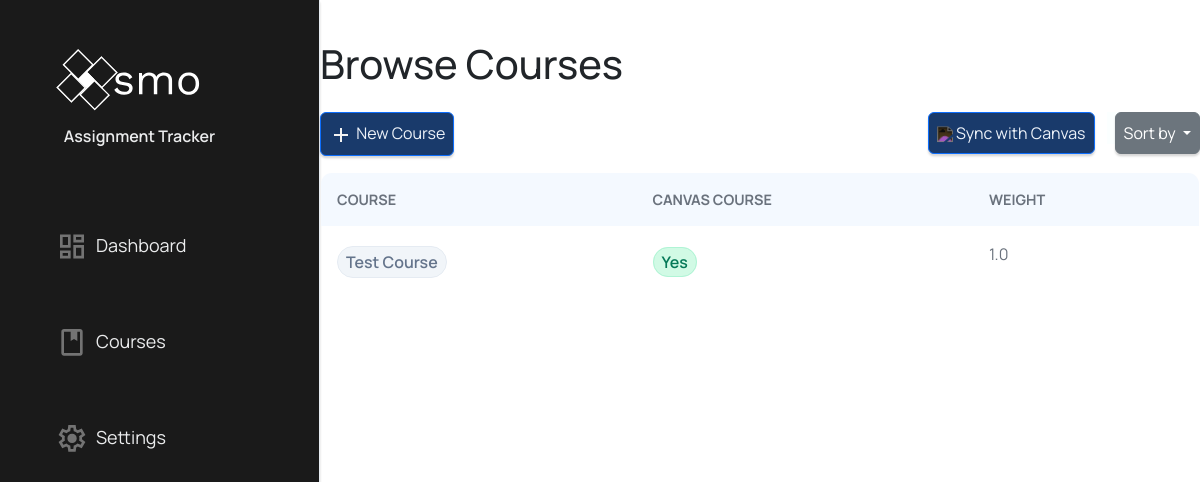
The page /dashboard/course/ (signed in) on the database as committed earlier.
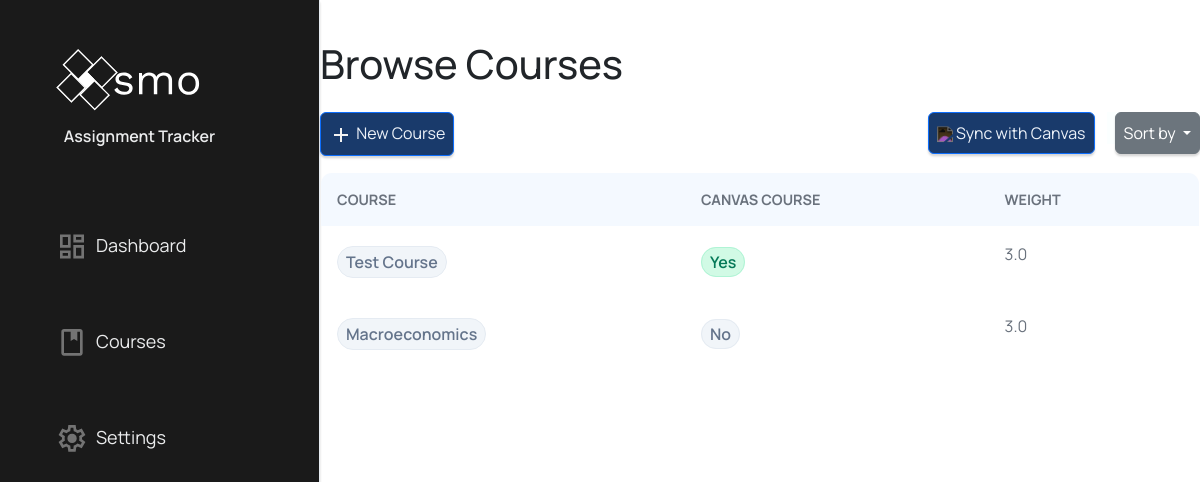
The same page on the database as committed later.
### models/courses.py (models this page shows, shortened)
class Course(db.Model):
    __tablename__ = "courses"
    assignments = db.relationship("Assignment",
                                  back_populates="course",
                                  foreign_keys="Assignment.course_id",
                                  primaryjoin = "Course.course_id == Assignment.course_id"
                                  )
    course_id = db.Column(
        "course_id",
        db.Integer,
        primary_key=True,
        autoincrement=True
    )
    user_id = db.Column(
        "user_id",
        db.Integer,
        db.ForeignKey("users.user_id"),
        nullable=False
    )
    course_name = db.Column(
        "course_name",
        db.Text,
        nullable=False
    )
    canvas_course_id = db.Column(
        "canvas_course_id",
        db.Integer,
        nullable=True
    )
    workflow_state = db.Column(
        "workflow_state",
        db.Text,
        nullable=True
    )
    time_zone = db.Column(
        "time_zone",
        db.Text,
        nullable=True
    )
    last_sync = db.Column(
        "last_sync",
        db.Text,
        nullable=True
    )
    canvas_base_url = db.Column(
        "canvas_base_url",
        db.Text,
        nullable=True
    )
    weight = db.Column(
        "weight",
        db.Float,
        default=1.0,
        nullable=False
    )

### Website/Courses/courseManager.py (the view)
@courses_bp.route("/", methods=["POST", "GET"])
@login_required
def course():
    user_id = current_user.user_id
    repo = CourseRepo()
    deleteForm = DeleteCourseForm()
    weightForm = CourseWeightForm()
    courseForm = CourseCreateForm()
    sort_key = (request.args.get("sort") or "default").strip().lower()
    if sort_key is None:
        sort_key = "default"
    SORT_MAP = {
    "default"   : repo.getAllCoursesById,
    "name"      : repo.get_SortedByName_Course,
    "weight"       : repo.get_SortedByWeight_Course,
    }
    courses = SORT_MAP.get(sort_key, repo.getAllCoursesById)(user_id)
    return render_template("course.jinja2", courses=courses, form=courseForm, deleteForm=deleteForm, weightForm=weightForm)

### Website/Login/login.py (called while the page is built)
@loginManager.user_loader
def load_user(user_id):
    return repo.getUserById(user_id=user_id)

### repositories/courseRepo.py (called while the page is built)
    def getAllCoursesById(self, user_id):
        return (Course.query
                .filter_by(user_id = user_id)
                .all())

### repositories/userRepo.py (called while the page is built)
    def getUserById(self, user_id):
        user = User.query.filter_by(user_id=user_id).first()
        if user is not None:
            return user
        else:
            return None

### Website/Courses/templates/course.jinja2 (shortened to what this page needs)
{% extends "base.html" %}
{% block content %}
    <link rel="stylesheet" type="text/css" href="{{ url_for('static', filename='course.css') }}">
    <link rel="stylesheet" type="text/css" href="{{ url_for('static', filename='button.css') }}">
    <link rel="stylesheet" type="text/css" href="{{ url_for('static', filename='modal.css') }}">
<div class="toast-container position-fixed top-0 end-0 p-3">
</div>
    <div class="container h-100 w-100">
        <div class="col w-100">
            <div class="row">
                <h1 class="p-0">Browse Courses</h1>
            </div>
            <div class="row mt-3 mb-3">
                <div class="w-auto p-0">
                    <button type="button" onclick=showCreateModal() class="btn btn-primary">
                        <img class="create-img" src="{{ url_for('static', filename='/images/navbar/add.svg') }}">
                        New Course
                    </button>
                </div>
                <div class="w-auto ms-auto pr-0">
                    <button type="button" class="btn btn-primary" id="sync" onclick=sync()>
                        <img class="btn-icon" src="{{ url_for('static', filename='images/icons/sync1.svg') }}">
                        Sync with Canvas
                    </button>
                </div>
                <div class="w-auto p-0 dropdown">
                    <button class="btn btn-secondary dropdown-toggle" type="button" data-bs-toggle="dropdown" aria-expanded="false">
                        Sort by
                    </button>
                </div>
            </div>
            <div class="row">
                <table class="course-table">
                    <tr>
                        <th>Course</th>
                        <th>Canvas Course</th>
                        <th>Weight</th>
                    </tr>
                    {% for course in courses %}
                        <tr class="table-row">
                            <td>
                                <button
                                class="btn-name"
                                onclick=showEditModal(this)
                                data-course-id="{{course.course_id}}"
                                data-course-name="{{course.course_name}}"
                                data-canvas-id="{{course.canvas_course_id}}"
                                data-weight="{{course.weight}}">
                                {{course.course_name}}
                                </button>
                            </td>
                            {% if course.canvas_course_id is not none: %}
                                <td><span class="yes">Yes</span></td>
                            {% else: %}
                                <td><span class="no">No</span></td>
                            {%endif%}
                            <td class="d-flex">
                                <span class="weight">{{course.weight}}</span>
                            </td>
                        </tr>
                    {% endfor %}
                </table>
            </div>
        </div>
        </div>
        </div>
{% endblock %}

### templates/base.html (shortened to what this page needs)
<!doctype html>
<html lang="en">
<head>
    <link href="https://cdn.jsdelivr.net/npm/bootstrap@5.3.8/dist/css/bootstrap.min.css" rel="stylesheet">
    <link rel="stylesheet" type="text/css" href="{{ url_for('static', filename='base.css') }}">
    <link rel="stylesheet" href="https://cdn.jsdelivr.net">
</head>
<body>
    <div class="wrapper">
        <div class="sidebar-div">
            <ul class="sidebar">
                <div class="item">
                    <li>
                        <a>
                            <img class="nav-logo" src="{{ url_for('static', filename='/images/login/OsmoLogo.svg') }}">
                            <p class="text1 brand">Assignment Tracker</p>
                        </a>
                    </li>
                </div>
                <div class="item">
                    <li class="sidebar-item sidebar-brand">
                        <a class="sidebar-link">
                            <img class="nav-img" src="{{ url_for('static', filename='/images/navbar/dashboard1.svg') }}">
                            <span class="text1">Dashboard</span>
                        </a>
                    </li>
                </div>
                <div class="item">
                    <li class="sidebar-item">
                        <a href="#" class="sidebar-link">
                            <img class="nav-img" src="{{ url_for('static', filename='/images/navbar/courses1.svg') }}">
                            <span class="text1">Courses</span>
                        </a>
                </div>
                <div class="item">
                    <li class="sidebar-item">
                        <a href="{{ url_for('mainPage.userInfo') }}" class="sidebar-link">
                            <img class="nav-img" src="{{ url_for('static', filename='/images/navbar/settings.svg') }}">
                            <span class="text1">Settings</span>
                        </a>
                    </li>
                </div>
            </ul>
        </div>
        <div class="main w-100 d-flex flex-row">
            {%block content%}
            {%endblock%}
        </div>
</body>

### static/base.css (style rules this page uses)
:root { --shadow: 2px 2px 2px hsla(0, 0%, 0%, 0.07), 2px 2.5px 2.5px hsla(0, 0%, 0%, 0.10); --bg-dark: oklch(0.92 0.01 255); --bg: oklch(0.96 0.01 255); --bg-light: oklch(1 0.01 255); }
.container, .assignment { width: 100%; align-self: center; margin: auto; margin-top: 2.5rem; }
.wrapper { display: flex; position:relative; width: 100%; font-family: "Manrope", sans-serif; }
.sidebar-div { height: 100vh; }
.item { display: flex; flex-direction: column; justify-content: center; }
.sidebar { width: 20rem; background-color: #1A1A1A; list-style: none; margin: 0; padding-left: 2.5rem; box-shadow: var(--shadow); border-right: 1px solid var(--bg-dark); display: flex; flex-direction: column; align-items: left; height: 100%; }
.sidebar-link { display: flex; flex-direction: row; font-size: large; gap: 0.5rem; margin-top: 1rem; margin-bottom: 1rem; padding: 0.5rem; padding-right: 0rem; }
.sidebar-link { padding: 1rem; width: 15rem; }
.sidebar-link { border-radius: 0.5rem; transition: background-color 0.35s ease-in-out, border-radius 0.35s ease-in-out; }
.sidebar-link .text1, .sidebar-link .nav-img { transition: color 0.35s ease-in-out, filter 0.35s ease-in-out; }
a { text-decoration: none; }
.text1 { text-decoration: none; color: #ebeced; font-weight: medium; }
.brand { display: flex; justify-content: center; font-weight: 600; transform: translateY(-150%); margin-right: 5rem; }
.nav-img { filter: invert(45%); height: 2rem; width: 2rem; transform: translateY(-5%); }
.nav-logo { margin-left: 1rem; filter: invert(100%); height: 10rem; width: 10rem; }
.yes { padding: 0.2rem; padding-left: 0.5rem; padding-right: 0.5rem; background-color: #d1fae5; border: 1px solid #b0f4d5; border-radius: 1rem; font-weight: 550; color: #057958; }
.no { padding: 0.2rem; padding-left: 0.5rem; padding-right: 0.5rem; background-color: #f1f5f9; border: 1px solid #e5ebf2; border-radius: 1rem; font-weight: 550; color: #64748b; }

### static/course.css (style rules this page uses)
:root { --bg-dark: oklch(0.92 0.01 255); --bg: oklch(0.96 0.01 255); --bg-light: oklch(1 0.01 255); --bg-header: oklch(0.98 0.01 255); --text: oklch(0.15 0.02 255); --text-muted: oklch(0.4 0.02 255); }
table, .course-table { border-collapse: collapse; width: 100%; padding: 0; margin: 0; border: 1px solid var(--bg-dark); border-radius: 12px; border-spacing: 0; overflow: hidden; }
th { text-transform: uppercase; font-size: 0.9rem; background-color: var(--bg-header); color: var(--text-muted); text-align: left; }
td { color: var(--text-muted); }
th, td { border: none; padding: 1rem; }
.yes { padding: 0.2rem; padding-left: 0.5rem; padding-right: 0.5rem; background-color: #d1fae5; border: 1px solid #b0f4d5; border-radius: 1rem; font-weight: 550; color: #057958; }
.no { padding: 0.2rem; padding-left: 0.5rem; padding-right: 0.5rem; background-color: #f1f5f9; border: 1px solid #e5ebf2; border-radius: 1rem; font-weight: 550; color: #64748b; }

### static/button.css (style rules this page uses)
:root { --shadow: 0px 2px 2px hsla(0, 0%, 0%, 0.07), 0px 2.5px 2.5px hsla(0, 0%, 0%, 0.10) --bg: oklch(0.96 0.01 255); --bg-light: oklch(1 0.01 255); --accent: oklch(0.5235 0.0858 224.88); --accent-dark: oklch(0.40 0.0858 224.88); --accent-darker: #193a6b; --success: oklch(0.5 0.05 160); --success-light: oklch(0.7 0.05 160); }
.btn-primary { padding: 0.5rem; font-size: medium; background-color: var(--accent-darker); color: var(--bg); box-shadow: var(--shadow); margin-right: 0rem; }
.btn-secondary { padding: 0.5rem; margin-left:0.5rem; font-size:medium; box-shadow: var(--shadow); }
.btn-icon { filter: invert(95%); transform: translateY(-5%); }
.dropdown { background-color: var(--bg-light); height: 2rem; }
.create-img { filter: invert(95%); }
.btn-name { padding: 0.2rem; padding-left: 0.5rem; padding-right: 0.5rem; background-color: #f1f5f9; border: 1px solid #e5ebf2; border-radius: 1rem; font-weight: 550; color: #64748b; }

### static/modal.css (style rules this page uses)
:root { --bg-darker: oklch(0.92 0.01 255); --bg-dark: oklch(0.94 0.01 255); --bg: oklch(0.96 0.01 255); --bg-light: oklch(1 0.01 255); --bg-header: oklch(0.98 0.01 255); --text-muted: oklch(0.55 0.02 255); --text: oklch(0.15 0.02 255); --border: oklch(0.6 0.02 255); --border-muted: oklch(0.7 0.02 255); --shadow: 0px 2px 2px hsla(0, 0%, 0%, 0.07), 0px 2.5px 2.5px hsla(0, 0%, 0%, 0.10) }

Rows that differ between the two databases and show on the page:
changed Course "Test Course": weight "1.0" → "3.0"
added Course: course_name "Macroeconomics", shows "No", weight "3.0"
